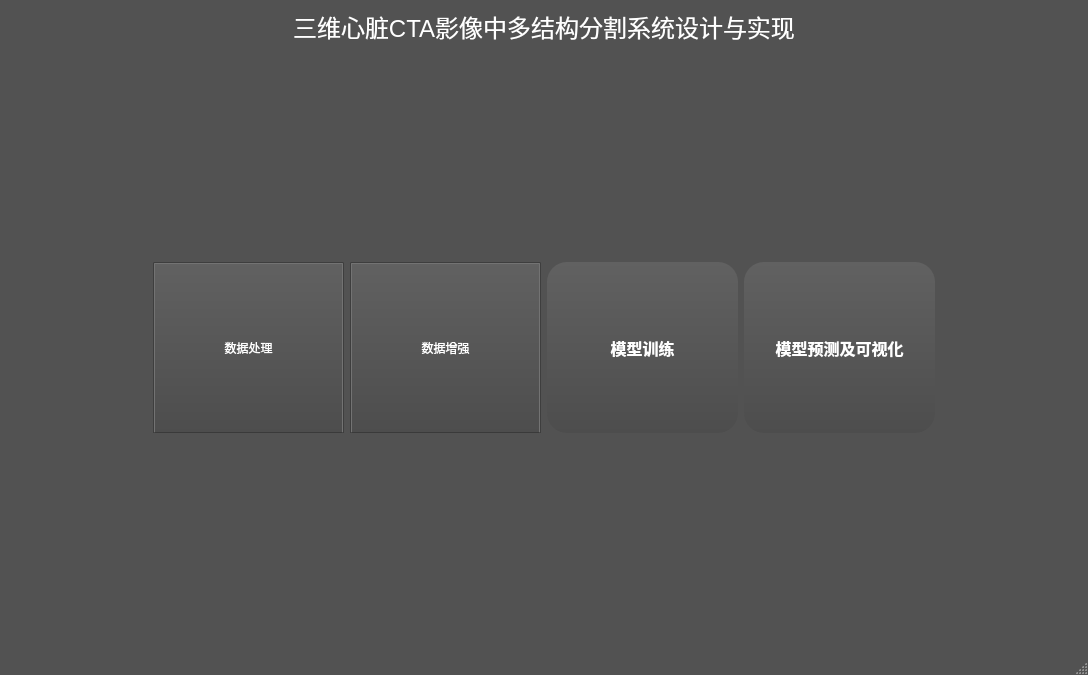
<?xml version="1.0" encoding="UTF-8"?>
<ui version="4.0">
 <class>MainWindow</class>
 <widget class="QMainWindow" name="MainWindow">
  <property name="geometry">
   <rect>
    <x>0</x>
    <y>0</y>
    <width>1088</width>
    <height>675</height>
   </rect>
  </property>
  <property name="windowTitle">
   <string>MainWindow</string>
  </property>
  <property name="styleSheet">
   <string notr="true">/*
ElegantDark Style Sheet for QT Applications
Author: Jaime A. Quiroga P.
Company: GTRONICK
Last updated: 17/04/2018
Available at: https://github.com/GTRONICK/QSS/blob/master/ElegantDark.qss
*/
QMainWindow {
	background-color:rgb(82, 82, 82);
}
QTextEdit {
	background-color:rgb(42, 42, 42);
	color: rgb(0, 255, 0);
}
QPushButton{
	border-style: outset;
	border-width: 2px;
	border-top-color: qlineargradient(spread:pad, x1:0.5, y1:0.6, x2:0.5, y2:0.4, stop:0 rgba(115, 115, 115, 255), stop:1 rgba(62, 62, 62, 255));
	border-right-color: qlineargradient(spread:pad, x1:0.4, y1:0.5, x2:0.6, y2:0.5, stop:0 rgba(115, 115, 115, 255), stop:1 rgba(62, 62, 62, 255));
	border-left-color: qlineargradient(spread:pad, x1:0.6, y1:0.5, x2:0.4, y2:0.5, stop:0 rgba(115, 115, 115, 255), stop:1 rgba(62, 62, 62, 255));
	border-bottom-color: rgb(58, 58, 58);
	border-bottom-width: 1px;
	border-style: solid;
	color: rgb(255, 255, 255);
	padding: 2px;
	background-color: qlineargradient(spread:pad, x1:0.5, y1:1, x2:0.5, y2:0, stop:0 rgba(77, 77, 77, 255), stop:1 rgba(97, 97, 97, 255));
}
QPushButton:hover{
	border-style: outset;
	border-width: 2px;
	border-top-color: qlineargradient(spread:pad, x1:0.5, y1:0.6, x2:0.5, y2:0.4, stop:0 rgba(180, 180, 180, 255), stop:1 rgba(110, 110, 110, 255));
	border-right-color: qlineargradient(spread:pad, x1:0.4, y1:0.5, x2:0.6, y2:0.5, stop:0 rgba(180, 180, 180, 255), stop:1 rgba(110, 110, 110, 255));
	border-left-color: qlineargradient(spread:pad, x1:0.6, y1:0.5, x2:0.4, y2:0.5, stop:0 rgba(180, 180, 180, 255), stop:1 rgba(110, 110, 110, 255));
	border-bottom-color: rgb(115, 115, 115);
	border-bottom-width: 1px;
	border-style: solid;
	color: rgb(255, 255, 255);
	padding: 2px;
	background-color: qlineargradient(spread:pad, x1:0.5, y1:1, x2:0.5, y2:0, stop:0 rgba(107, 107, 107, 255), stop:1 rgba(157, 157, 157, 255));
}
QPushButton:pressed{
	border-style: outset;
	border-width: 2px;
	border-top-color: qlineargradient(spread:pad, x1:0.5, y1:0.6, x2:0.5, y2:0.4, stop:0 rgba(62, 62, 62, 255), stop:1 rgba(22, 22, 22, 255));
	border-right-color: qlineargradient(spread:pad, x1:0.4, y1:0.5, x2:0.6, y2:0.5, stop:0 rgba(115, 115, 115, 255), stop:1 rgba(62, 62, 62, 255));
	border-left-color: qlineargradient(spread:pad, x1:0.6, y1:0.5, x2:0.4, y2:0.5, stop:0 rgba(115, 115, 115, 255), stop:1 rgba(62, 62, 62, 255));
	border-bottom-color: rgb(58, 58, 58);
	border-bottom-width: 1px;
	border-style: solid;
	color: rgb(255, 255, 255);
	padding: 2px;
	background-color: qlineargradient(spread:pad, x1:0.5, y1:1, x2:0.5, y2:0, stop:0 rgba(77, 77, 77, 255), stop:1 rgba(97, 97, 97, 255));
}
QPushButton:disabled{
	border-style: outset;
	border-width: 2px;
	border-top-color: qlineargradient(spread:pad, x1:0.5, y1:0.6, x2:0.5, y2:0.4, stop:0 rgba(115, 115, 115, 255), stop:1 rgba(62, 62, 62, 255));
	border-right-color: qlineargradient(spread:pad, x1:0.4, y1:0.5, x2:0.6, y2:0.5, stop:0 rgba(115, 115, 115, 255), stop:1 rgba(62, 62, 62, 255));
	border-left-color: qlineargradient(spread:pad, x1:0.6, y1:0.5, x2:0.4, y2:0.5, stop:0 rgba(115, 115, 115, 255), stop:1 rgba(62, 62, 62, 255));
	border-bottom-color: rgb(58, 58, 58);
	border-bottom-width: 1px;
	border-style: solid;
	color: rgb(0, 0, 0);
	padding: 2px;
	background-color: qlineargradient(spread:pad, x1:0.5, y1:1, x2:0.5, y2:0, stop:0 rgba(57, 57, 57, 255), stop:1 rgba(77, 77, 77, 255));
}
QLineEdit {
	border-width: 1px; border-radius: 4px;
	border-color: rgb(58, 58, 58);
	border-style: inset;
	padding: 0 8px;
	color: rgb(255, 255, 255);
	background:rgb(100, 100, 100);
	selection-background-color: rgb(187, 187, 187);
	selection-color: rgb(60, 63, 65);
}
QLabel {
	color:rgb(255,255,255);	
}
QProgressBar {
	text-align: center;
	color: rgb(240, 240, 240);
	border-width: 1px; 
	border-radius: 10px;
	border-color: rgb(58, 58, 58);
	border-style: inset;
	background-color:rgb(77,77,77);
}
QProgressBar::chunk {
	background-color: qlineargradient(spread:pad, x1:0.5, y1:0.7, x2:0.5, y2:0.3, stop:0 rgba(87, 97, 106, 255), stop:1 rgba(93, 103, 113, 255));
	border-radius: 5px;
}
QMenuBar {
	background:rgb(82, 82, 82);
}
QMenuBar::item {
	color:rgb(223,219,210);
	spacing: 3px;
	padding: 1px 4px;
	background: transparent;
}

QMenuBar::item:selected {
	background:rgb(115, 115, 115);
}
QMenu::item:selected {
	color:rgb(255,255,255);
	border-width:2px;
	border-style:solid;
	padding-left:18px;
	padding-right:8px;
	padding-top:2px;
	padding-bottom:3px;
	background:qlineargradient(spread:pad, x1:0.5, y1:0.7, x2:0.5, y2:0.3, stop:0 rgba(87, 97, 106, 255), stop:1 rgba(93, 103, 113, 255));
	border-top-color: qlineargradient(spread:pad, x1:0.5, y1:0.6, x2:0.5, y2:0.4, stop:0 rgba(115, 115, 115, 255), stop:1 rgba(62, 62, 62, 255));
	border-right-color: qlineargradient(spread:pad, x1:0.4, y1:0.5, x2:0.6, y2:0.5, stop:0 rgba(115, 115, 115, 255), stop:1 rgba(62, 62, 62, 255));
	border-left-color: qlineargradient(spread:pad, x1:0.6, y1:0.5, x2:0.4, y2:0.5, stop:0 rgba(115, 115, 115, 255), stop:1 rgba(62, 62, 62, 255));
	border-bottom-color: rgb(58, 58, 58);
	border-bottom-width: 1px;
}
QMenu::item {
	color:rgb(223,219,210);
	background-color:rgb(78,78,78);
	padding-left:20px;
	padding-top:4px;
	padding-bottom:4px;
	padding-right:10px;
}
QMenu{
	background-color:rgb(78,78,78);
}
QTabWidget {
	color:rgb(0,0,0);
	background-color:rgb(247,246,246);
}
QTabWidget::pane {
		border-color: rgb(77,77,77);
		background-color:rgb(101,101,101);
		border-style: solid;
		border-width: 1px;
    	border-radius: 6px;
}
QTabBar::tab {
	padding:2px;
	color:rgb(250,250,250);
  	background-color: qlineargradient(spread:pad, x1:0.5, y1:1, x2:0.5, y2:0, stop:0 rgba(77, 77, 77, 255), stop:1 rgba(97, 97, 97, 255));
	border-style: solid;
	border-width: 2px;
  	border-top-right-radius:4px;
   border-top-left-radius:4px;
	border-top-color: qlineargradient(spread:pad, x1:0.5, y1:0.6, x2:0.5, y2:0.4, stop:0 rgba(115, 115, 115, 255), stop:1 rgba(95, 92, 93, 255));
	border-right-color: qlineargradient(spread:pad, x1:0.4, y1:0.5, x2:0.6, y2:0.5, stop:0 rgba(115, 115, 115, 255), stop:1 rgba(95, 92, 93, 255));
	border-left-color: qlineargradient(spread:pad, x1:0.6, y1:0.5, x2:0.4, y2:0.5, stop:0 rgba(115, 115, 115, 255), stop:1 rgba(95, 92, 93, 255));
	border-bottom-color: rgb(101,101,101);
}
QTabBar::tab:selected, QTabBar::tab:last:selected, QTabBar::tab:hover {
  	background-color:rgb(101,101,101);
  	margin-left: 0px;
  	margin-right: 1px;
}
QTabBar::tab:!selected {
    	margin-top: 1px;
		margin-right: 1px;
}
QCheckBox {
	color:rgb(223,219,210);
	padding: 2px;
}
QCheckBox:hover {
	border-radius:4px;
	border-style:solid;
	padding-left: 1px;
	padding-right: 1px;
	padding-bottom: 1px;
	padding-top: 1px;
	border-width:1px;
	border-color: rgb(87, 97, 106);
	background-color:qlineargradient(spread:pad, x1:0.5, y1:0.7, x2:0.5, y2:0.3, stop:0 rgba(87, 97, 106, 150), stop:1 rgba(93, 103, 113, 150));
}
QCheckBox::indicator:checked {
	border-radius:4px;
	border-style:solid;
	border-width:1px;
	border-color: rgb(180,180,180);
  	background-color:qlineargradient(spread:pad, x1:0.5, y1:0.7, x2:0.5, y2:0.3, stop:0 rgba(87, 97, 106, 255), stop:1 rgba(93, 103, 113, 255));
}
QCheckBox::indicator:unchecked {
	border-radius:4px;
	border-style:solid;
	border-width:1px;
	border-color: rgb(87, 97, 106);
  	background-color:rgb(255,255,255);
}
QStatusBar {
	color:rgb(240,240,240);
}</string>
  </property>
  <widget class="QWidget" name="centralwidget">
   <layout class="QVBoxLayout" name="verticalLayout">
    <item>
     <widget class="QLabel" name="label">
      <property name="font">
       <font>
        <pointsize>18</pointsize>
       </font>
      </property>
      <property name="styleSheet">
       <string notr="true">color: rgb(255, 255, 255);</string>
      </property>
      <property name="text">
       <string>三维心脏CTA影像中多结构分割系统设计与实现</string>
      </property>
      <property name="alignment">
       <set>Qt::AlignCenter</set>
      </property>
     </widget>
    </item>
    <item>
     <spacer name="verticalSpacer_2">
      <property name="orientation">
       <enum>Qt::Vertical</enum>
      </property>
      <property name="sizeHint" stdset="0">
       <size>
        <width>20</width>
        <height>40</height>
       </size>
      </property>
     </spacer>
    </item>
    <item>
     <layout class="QHBoxLayout" name="horizontalLayout">
      <item>
       <spacer name="horizontalSpacer">
        <property name="orientation">
         <enum>Qt::Horizontal</enum>
        </property>
        <property name="sizeHint" stdset="0">
         <size>
          <width>40</width>
          <height>20</height>
         </size>
        </property>
       </spacer>
      </item>
      <item>
       <widget class="QPushButton" name="pushButton">
        <property name="minimumSize">
         <size>
          <width>191</width>
          <height>171</height>
         </size>
        </property>
        <property name="styleSheet">
         <string notr="true"/>
        </property>
        <property name="text">
         <string>数据处理</string>
        </property>
       </widget>
      </item>
      <item>
       <widget class="QPushButton" name="pushButton_2">
        <property name="minimumSize">
         <size>
          <width>191</width>
          <height>171</height>
         </size>
        </property>
        <property name="styleSheet">
         <string notr="true">/*
ElegantDark Style Sheet for QT Applications
Author: Jaime A. Quiroga P.
Company: GTRONICK
Last updated: 17/04/2018
Available at: https://github.com/GTRONICK/QSS/blob/master/ElegantDark.qss
*/
QMainWindow {
	background-color:rgb(82, 82, 82);
}
QTextEdit {
	background-color:rgb(42, 42, 42);
	color: rgb(0, 255, 0);
}
QPushButton{
	border-style: outset;
	border-width: 2px;
	border-top-color: qlineargradient(spread:pad, x1:0.5, y1:0.6, x2:0.5, y2:0.4, stop:0 rgba(115, 115, 115, 255), stop:1 rgba(62, 62, 62, 255));
	border-right-color: qlineargradient(spread:pad, x1:0.4, y1:0.5, x2:0.6, y2:0.5, stop:0 rgba(115, 115, 115, 255), stop:1 rgba(62, 62, 62, 255));
	border-left-color: qlineargradient(spread:pad, x1:0.6, y1:0.5, x2:0.4, y2:0.5, stop:0 rgba(115, 115, 115, 255), stop:1 rgba(62, 62, 62, 255));
	border-bottom-color: rgb(58, 58, 58);
	border-bottom-width: 1px;
	border-style: solid;
	color: rgb(255, 255, 255);
	padding: 2px;
	background-color: qlineargradient(spread:pad, x1:0.5, y1:1, x2:0.5, y2:0, stop:0 rgba(77, 77, 77, 255), stop:1 rgba(97, 97, 97, 255));
}
QPushButton:hover{
	border-style: outset;
	border-width: 2px;
	border-top-color: qlineargradient(spread:pad, x1:0.5, y1:0.6, x2:0.5, y2:0.4, stop:0 rgba(180, 180, 180, 255), stop:1 rgba(110, 110, 110, 255));
	border-right-color: qlineargradient(spread:pad, x1:0.4, y1:0.5, x2:0.6, y2:0.5, stop:0 rgba(180, 180, 180, 255), stop:1 rgba(110, 110, 110, 255));
	border-left-color: qlineargradient(spread:pad, x1:0.6, y1:0.5, x2:0.4, y2:0.5, stop:0 rgba(180, 180, 180, 255), stop:1 rgba(110, 110, 110, 255));
	border-bottom-color: rgb(115, 115, 115);
	border-bottom-width: 1px;
	border-style: solid;
	color: rgb(255, 255, 255);
	padding: 2px;
	background-color: qlineargradient(spread:pad, x1:0.5, y1:1, x2:0.5, y2:0, stop:0 rgba(107, 107, 107, 255), stop:1 rgba(157, 157, 157, 255));
}
QPushButton:pressed{
	border-style: outset;
	border-width: 2px;
	border-top-color: qlineargradient(spread:pad, x1:0.5, y1:0.6, x2:0.5, y2:0.4, stop:0 rgba(62, 62, 62, 255), stop:1 rgba(22, 22, 22, 255));
	border-right-color: qlineargradient(spread:pad, x1:0.4, y1:0.5, x2:0.6, y2:0.5, stop:0 rgba(115, 115, 115, 255), stop:1 rgba(62, 62, 62, 255));
	border-left-color: qlineargradient(spread:pad, x1:0.6, y1:0.5, x2:0.4, y2:0.5, stop:0 rgba(115, 115, 115, 255), stop:1 rgba(62, 62, 62, 255));
	border-bottom-color: rgb(58, 58, 58);
	border-bottom-width: 1px;
	border-style: solid;
	color: rgb(255, 255, 255);
	padding: 2px;
	background-color: qlineargradient(spread:pad, x1:0.5, y1:1, x2:0.5, y2:0, stop:0 rgba(77, 77, 77, 255), stop:1 rgba(97, 97, 97, 255));
}
QPushButton:disabled{
	border-style: outset;
	border-width: 2px;
	border-top-color: qlineargradient(spread:pad, x1:0.5, y1:0.6, x2:0.5, y2:0.4, stop:0 rgba(115, 115, 115, 255), stop:1 rgba(62, 62, 62, 255));
	border-right-color: qlineargradient(spread:pad, x1:0.4, y1:0.5, x2:0.6, y2:0.5, stop:0 rgba(115, 115, 115, 255), stop:1 rgba(62, 62, 62, 255));
	border-left-color: qlineargradient(spread:pad, x1:0.6, y1:0.5, x2:0.4, y2:0.5, stop:0 rgba(115, 115, 115, 255), stop:1 rgba(62, 62, 62, 255));
	border-bottom-color: rgb(58, 58, 58);
	border-bottom-width: 1px;
	border-style: solid;
	color: rgb(0, 0, 0);
	padding: 2px;
	background-color: qlineargradient(spread:pad, x1:0.5, y1:1, x2:0.5, y2:0, stop:0 rgba(57, 57, 57, 255), stop:1 rgba(77, 77, 77, 255));
}
QLineEdit {
	border-width: 1px; border-radius: 4px;
	border-color: rgb(58, 58, 58);
	border-style: inset;
	padding: 0 8px;
	color: rgb(255, 255, 255);
	background:rgb(100, 100, 100);
	selection-background-color: rgb(187, 187, 187);
	selection-color: rgb(60, 63, 65);
}
QLabel {
	color:rgb(255,255,255);	
}
QProgressBar {
	text-align: center;
	color: rgb(240, 240, 240);
	border-width: 1px; 
	border-radius: 10px;
	border-color: rgb(58, 58, 58);
	border-style: inset;
	background-color:rgb(77,77,77);
}
QProgressBar::chunk {
	background-color: qlineargradient(spread:pad, x1:0.5, y1:0.7, x2:0.5, y2:0.3, stop:0 rgba(87, 97, 106, 255), stop:1 rgba(93, 103, 113, 255));
	border-radius: 5px;
}
QMenuBar {
	background:rgb(82, 82, 82);
}
QMenuBar::item {
	color:rgb(223,219,210);
	spacing: 3px;
	padding: 1px 4px;
	background: transparent;
}

QMenuBar::item:selected {
	background:rgb(115, 115, 115);
}
QMenu::item:selected {
	color:rgb(255,255,255);
	border-width:2px;
	border-style:solid;
	padding-left:18px;
	padding-right:8px;
	padding-top:2px;
	padding-bottom:3px;
	background:qlineargradient(spread:pad, x1:0.5, y1:0.7, x2:0.5, y2:0.3, stop:0 rgba(87, 97, 106, 255), stop:1 rgba(93, 103, 113, 255));
	border-top-color: qlineargradient(spread:pad, x1:0.5, y1:0.6, x2:0.5, y2:0.4, stop:0 rgba(115, 115, 115, 255), stop:1 rgba(62, 62, 62, 255));
	border-right-color: qlineargradient(spread:pad, x1:0.4, y1:0.5, x2:0.6, y2:0.5, stop:0 rgba(115, 115, 115, 255), stop:1 rgba(62, 62, 62, 255));
	border-left-color: qlineargradient(spread:pad, x1:0.6, y1:0.5, x2:0.4, y2:0.5, stop:0 rgba(115, 115, 115, 255), stop:1 rgba(62, 62, 62, 255));
	border-bottom-color: rgb(58, 58, 58);
	border-bottom-width: 1px;
}
QMenu::item {
	color:rgb(223,219,210);
	background-color:rgb(78,78,78);
	padding-left:20px;
	padding-top:4px;
	padding-bottom:4px;
	padding-right:10px;
}
QMenu{
	background-color:rgb(78,78,78);
}
QTabWidget {
	color:rgb(0,0,0);
	background-color:rgb(247,246,246);
}
QTabWidget::pane {
		border-color: rgb(77,77,77);
		background-color:rgb(101,101,101);
		border-style: solid;
		border-width: 1px;
    	border-radius: 6px;
}
QTabBar::tab {
	padding:2px;
	color:rgb(250,250,250);
  	background-color: qlineargradient(spread:pad, x1:0.5, y1:1, x2:0.5, y2:0, stop:0 rgba(77, 77, 77, 255), stop:1 rgba(97, 97, 97, 255));
	border-style: solid;
	border-width: 2px;
  	border-top-right-radius:4px;
   border-top-left-radius:4px;
	border-top-color: qlineargradient(spread:pad, x1:0.5, y1:0.6, x2:0.5, y2:0.4, stop:0 rgba(115, 115, 115, 255), stop:1 rgba(95, 92, 93, 255));
	border-right-color: qlineargradient(spread:pad, x1:0.4, y1:0.5, x2:0.6, y2:0.5, stop:0 rgba(115, 115, 115, 255), stop:1 rgba(95, 92, 93, 255));
	border-left-color: qlineargradient(spread:pad, x1:0.6, y1:0.5, x2:0.4, y2:0.5, stop:0 rgba(115, 115, 115, 255), stop:1 rgba(95, 92, 93, 255));
	border-bottom-color: rgb(101,101,101);
}
QTabBar::tab:selected, QTabBar::tab:last:selected, QTabBar::tab:hover {
  	background-color:rgb(101,101,101);
  	margin-left: 0px;
  	margin-right: 1px;
}
QTabBar::tab:!selected {
    	margin-top: 1px;
		margin-right: 1px;
}
QCheckBox {
	color:rgb(223,219,210);
	padding: 2px;
}
QCheckBox:hover {
	border-radius:4px;
	border-style:solid;
	padding-left: 1px;
	padding-right: 1px;
	padding-bottom: 1px;
	padding-top: 1px;
	border-width:1px;
	border-color: rgb(87, 97, 106);
	background-color:qlineargradient(spread:pad, x1:0.5, y1:0.7, x2:0.5, y2:0.3, stop:0 rgba(87, 97, 106, 150), stop:1 rgba(93, 103, 113, 150));
}
QCheckBox::indicator:checked {
	border-radius:4px;
	border-style:solid;
	border-width:1px;
	border-color: rgb(180,180,180);
  	background-color:qlineargradient(spread:pad, x1:0.5, y1:0.7, x2:0.5, y2:0.3, stop:0 rgba(87, 97, 106, 255), stop:1 rgba(93, 103, 113, 255));
}
QCheckBox::indicator:unchecked {
	border-radius:4px;
	border-style:solid;
	border-width:1px;
	border-color: rgb(87, 97, 106);
  	background-color:rgb(255,255,255);
}
QStatusBar {
	color:rgb(240,240,240);
}</string>
        </property>
        <property name="text">
         <string>数据增强</string>
        </property>
       </widget>
      </item>
      <item>
       <widget class="QPushButton" name="pushButton_3">
        <property name="minimumSize">
         <size>
          <width>191</width>
          <height>171</height>
         </size>
        </property>
        <property name="styleSheet">
         <string notr="true">QPushButton {
    background-color: qradialgradient(cx:0.5, cy:0.5, radius:1.2, 
    fx:0.5, fy:0.5, 
    stop:0 rgba(24, 53, 107, 255), stop:1 rgba(32, 86, 146, 255));
    border: none;
    border-radius: 20px;
    color: #ffffff;
    font-size: 16px;
    font-weight: bold;
    padding: 8px 20px;
}

QPushButton::hover {
    background-color: qradialgradient(cx:0.5, cy:0.5, radius:1.2, 
    fx:0.5, fy:0.5, 
    stop:0 rgba(32, 86, 146, 255), stop:1 rgba(24, 53, 107, 255));
    border: 2px solid #ffffff;
}

QPushButton::pressed {
    background-color: rgba(255, 255, 255, 0.3);
    border: 2px solid #ffffff;
}

QPushButton::disabled {
    color: #a3a3a3;
}
</string>
        </property>
        <property name="text">
         <string>模型训练</string>
        </property>
       </widget>
      </item>
      <item>
       <widget class="QPushButton" name="pushButton_4">
        <property name="minimumSize">
         <size>
          <width>191</width>
          <height>171</height>
         </size>
        </property>
        <property name="styleSheet">
         <string notr="true">QPushButton {
    background-color: qradialgradient(cx:0.5, cy:0.5, radius:1.2, 
    fx:0.5, fy:0.5, 
    stop:0 rgba(24, 53, 107, 255), stop:1 rgba(32, 86, 146, 255));
    border: none;
    border-radius: 20px;
    color: #ffffff;
    font-size: 16px;
    font-weight: bold;
    padding: 8px 20px;
}

QPushButton::hover {
    background-color: qradialgradient(cx:0.5, cy:0.5, radius:1.2, 
    fx:0.5, fy:0.5, 
    stop:0 rgba(32, 86, 146, 255), stop:1 rgba(24, 53, 107, 255));
    border: 2px solid #ffffff;
}

QPushButton::pressed {
    background-color: rgba(255, 255, 255, 0.3);
    border: 2px solid #ffffff;
}

QPushButton::disabled {
    color: #a3a3a3;
}
</string>
        </property>
        <property name="text">
         <string>模型预测及可视化</string>
        </property>
       </widget>
      </item>
      <item>
       <spacer name="horizontalSpacer_2">
        <property name="orientation">
         <enum>Qt::Horizontal</enum>
        </property>
        <property name="sizeHint" stdset="0">
         <size>
          <width>40</width>
          <height>20</height>
         </size>
        </property>
       </spacer>
      </item>
     </layout>
    </item>
    <item>
     <spacer name="verticalSpacer">
      <property name="orientation">
       <enum>Qt::Vertical</enum>
      </property>
      <property name="sizeHint" stdset="0">
       <size>
        <width>20</width>
        <height>40</height>
       </size>
      </property>
     </spacer>
    </item>
   </layout>
  </widget>
  <widget class="QMenuBar" name="menubar">
   <property name="geometry">
    <rect>
     <x>0</x>
     <y>0</y>
     <width>1088</width>
     <height>20</height>
    </rect>
   </property>
  </widget>
  <widget class="QStatusBar" name="statusbar"/>
 </widget>
 <resources/>
 <connections/>
</ui>
